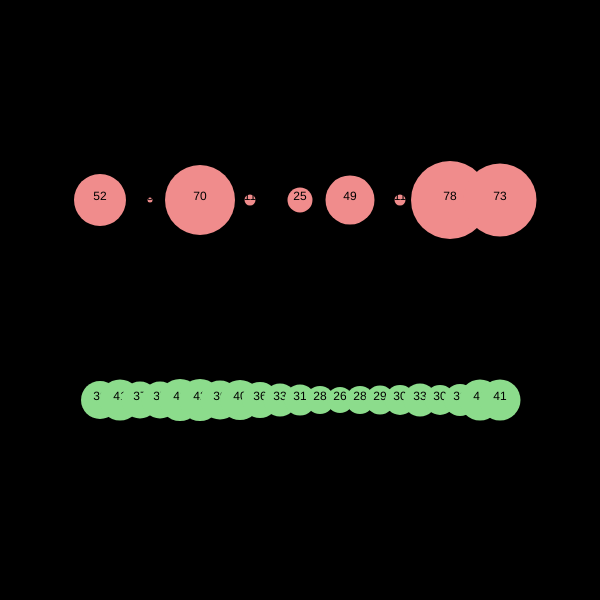
Frame 1 (no input)
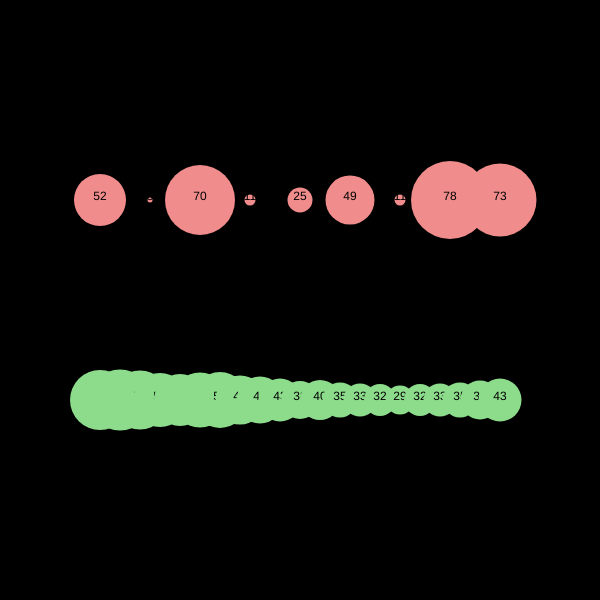
Frame 60 (no input)
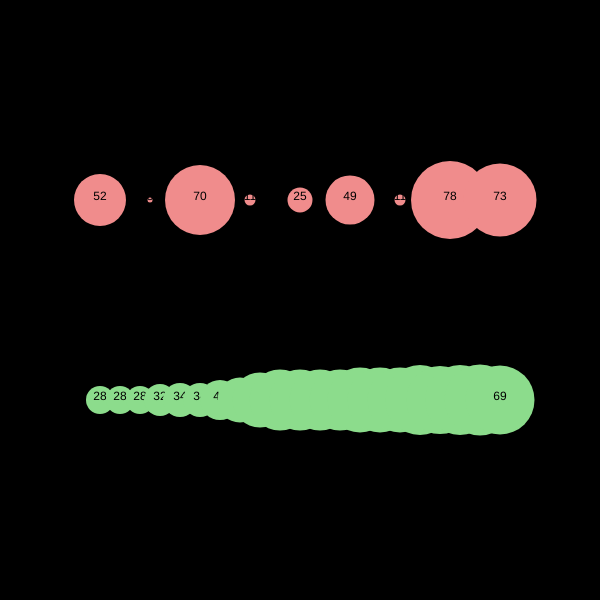
Frame 120 (the mouse pressed at the canvas centre since frame 60)

The p5.js sketch that drew these frames (run headless with seeded random() and noise() and a simulated clock; from frame 60 on, the mouse is pressed at the canvas centre):

// p5.js sketch
// ── sketch.js
// 07 Random vs Noise
// Priyansh Jhanji
// Feb 28th, 2025
//
// Etension: cs30-p5
// A look at different ways to use 
// unpredictability in our programs...

let mySeed;
let noiseStart = 5;
let noiseTime;
let noiseSpeed = 0.1;

function setup() {
  createCanvas(600, 600);
  textAlign(CENTER);
  mySeed = random(1000);
  //randomNumbers();
  // frameRate(5);
}

function draw() {
  noiseTime=noiseStart;
  randomSeed(mySeed);
  background(0);
  randomNumbers();
  noiseNumbers();
  noiseStart += noiseSpeed;
}

function noiseNumbers(){
  //display a line of several numbers
  //generate with the noise() funnctuion 1-100
  let x = 100;
  while( x<=500){
    let randomNum = noise(noiseTime); //0-1 (normalized)
    randomNum = map(randomNum,0,1,1,100); //1-100
    randomNum = round(randomNum);

    fill(140,220,140); noStroke();
    circle(x,400,randomNum); //y === height*0.66
    fill(0);
    text(randomNum, x, 400);
    x += 20;
    noiseTime += noiseSpeed;
  }
}

function randomNumbers(){
  //display a line of several numbers generated 
  //with the random() fucntion. 1-100
  //- these should be uniformly distributed.
  let x = 100; //100, 150. 200, 250...500
  while(x <=500){
    let randomNum = round(random(1,100));
    fill(240,140,140); noStroke();
    circle(x,200,randomNum);
    fill(0);
    text(randomNum, x, 200); //y === height/3
    x +=50;
  }
}
